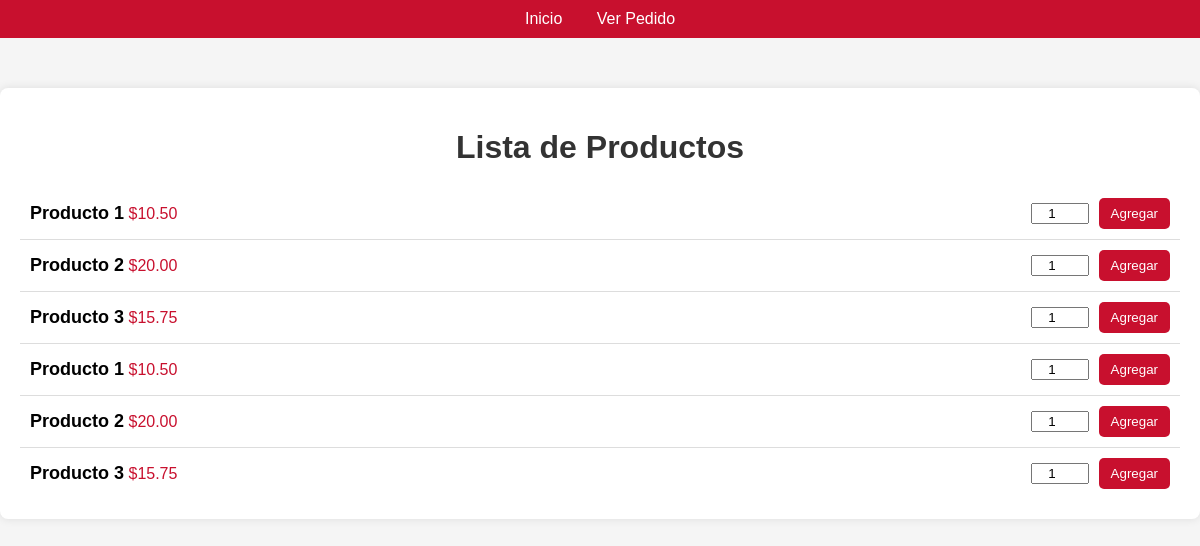
The page /antjitos-cliente/productos.php on the database its author committed.
### tables this page shows
CREATE TABLE `productos` (
  `id_producto` int(11) NOT NULL,
  `nombre_producto` varchar(255) NOT NULL,
  `precio` decimal(10,2) NOT NULL
);

### antjitos-cliente/productos.php (the view, shortened to what this page needs)
<?php
require 'db_connection.php';
try {
    $stmt = $conn->query("SELECT id_producto, nombre_producto, precio FROM productos");
    $productos = $stmt->fetchAll(PDO::FETCH_ASSOC);
} catch (PDOException $e) {
    die("Error: " . $e->getMessage());
}
?>
<!DOCTYPE html>
<html lang="es">
<head>
</head>
<body>
    <nav>
        <a href="index.html">Inicio</a>
        <a href="pedidos.php">Ver Pedido</a>
    </nav>
    <div class="container">
        <h1>Lista de Productos</h1>
        <?php if (!empty($productos)): ?>
            <?php foreach ($productos as $producto): ?>
                <div class="product">
                    <div>
                        <span class="product-name"><?= htmlspecialchars($producto['nombre_producto']) ?></span>
                        <span class="product-price">$<?= number_format($producto['precio'], 2) ?></span>
                    </div>
                    <form method="POST" action="productos.php">
                        <input type="number" name="cantidad" value="1" min="1">
                        <button type="submit">Agregar</button>
                    </form>
                </div>
            <?php endforeach; ?>
        <?php else: ?>
            <p>No hay productos disponibles.</p>
        <?php endif; ?>
    </div>
</body>
</html>

### antjitos-cliente/productos.php (style rules this page uses)
body { font-family: Arial, sans-serif; margin: 0; padding: 0; background-color: #f5f5f5; }
nav { background-color: #c8102e; color: white; padding: 10px; text-align: center; }
nav a { color: white; margin: 0 15px; text-decoration: none; }
.container { max-width: 1200px; margin: 50px auto; padding: 20px; background-color: white; border-radius: 8px; box-shadow: 0px 0px 10px rgba(0, 0, 0, 0.1); }
h1 { text-align: center; color: #333; }
.product { display: flex; justify-content: space-between; align-items: center; padding: 10px; border-bottom: 1px solid #ddd; }
.product:last-child { border-bottom: none; }
.product-name { font-size: 18px; font-weight: bold; }
.product-price { font-size: 16px; color: #c8102e; }
.product form { display: flex; align-items: center; gap: 10px; }
.product input { width: 50px; text-align: center; }
button { background-color: #c8102e; color: white; border: none; border-radius: 5px; padding: 8px 12px; cursor: pointer; transition: background-color 0.3s; }

### rows shown on the page
productos: nombre_producto "Producto 1", precio "10.50"
productos: nombre_producto "Producto 2", precio "20.00"
productos: nombre_producto "Producto 3", precio "15.75"
productos: nombre_producto "Producto 1", precio "10.50"
productos: nombre_producto "Producto 2", precio "20.00"
productos: nombre_producto "Producto 3", precio "15.75"
